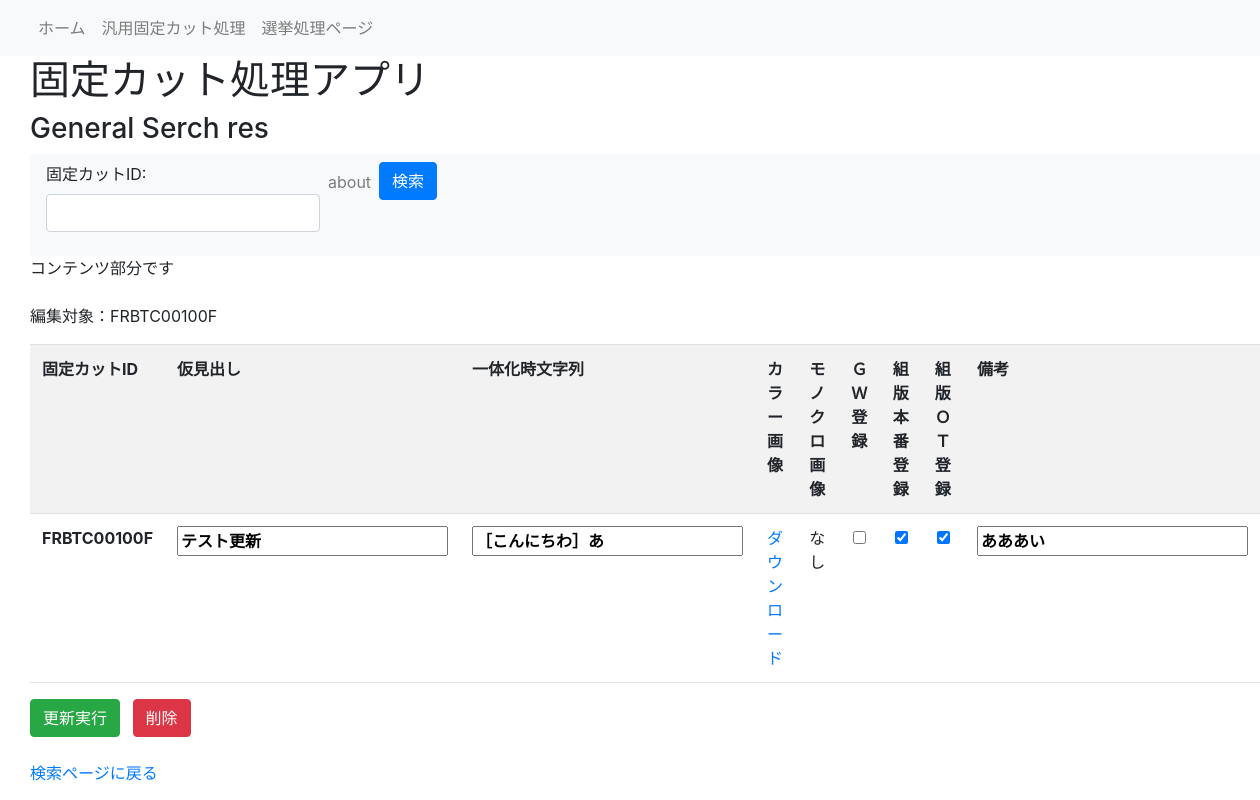
The page /general_detail/FRBTC00100F on the database its author committed.
### fixedcut_app/models/fixedcut.py (models this page shows)
class FixedCut(db.Model):
    ___tablename__ = "fixedcut"
    id = db.Column(db.String(20), primary_key=True) #固定カットID
    midashi = db.Column(db.String(30)) #仮見出し
    Str = db.Column(db.String(100)) #一体化時文字列
    colorUrl = db.Column(db.String(100)) #カラー画像のURL
    monoUrl = db.Column(db.String(100)) #モノクロ画像のURL
    GWFlg = db.Column(db.Boolean, default=False) #GW登録対象
    prodFlg = db.Column(db.Boolean, default=False) #組版本番登録済みか
    OTFlg = db.Column(db.Boolean, default=False) #組版OT系登録済みか
    comment = db.Column(db.String(255)) #コメント
    created_at = db.Column(db.DateTime, nullable=False, default=datetime.now)  # 作成日時
    updated_at = db.Column(db.DateTime, nullable=False, default=datetime.now, onupdate=datetime.now)  # 更新日時

### fixedcut_app/views.py (the view, shortened to what this page needs)
@app.route('/general_detail/<string:id>', methods=['GET', 'POST'])
def general_detail(id):
    if request.method == 'GET':
        results = db.session.query(FixedCut).filter(FixedCut.id == id).all()
        if not results:
            return render_template('error_404.html'), 404
        print(results[0].GWFlg)
        jyochu_result = db.session.query(MJyochuImageCnv).filter(MJyochuImageCnv.fixed_cut_id == id).first()
        return render_template('general_detail.html', results=results, jyochu_result=jyochu_result)

### fixedcut_app/views.py (called while the page is built)
@app.before_request
def log_request():
    app.logger.info("Request: %s %s from %s", request.method, request.path, request.remote_addr)

### fixedcut_app/templates/general_detail.html (shortened to what this page needs)
{% extends 'layout.html' %}
{% block header %}
<h3>General Serch res</h3>
{% endblock %}
{% block content %}
コンテンツ部分です
{% endblock %}
{% block serchbar %}
<nav class="navbar navbar-expand-lg navbar-light bg-light">
    <form class="form-group" onsubmit="searchById(event)">
        <ul class="navbar-nav">
            <li class="nav-item">
                <label for="ID">固定カットID:</label>
                <input name="ID" type="text" class="form-control" id="ID">
            </li>
            <li class="nav-item">
                <a class="nav-link" href="#">about</a>
            </li>
            <li class="nav-item">
                <button type="submit" class="btn btn-primary">検索</button>
            </li>
        </ul>
    </form>
</nav>
{% endblock %}
{% block serch_result %}
 <div class="pad">
    <p>編集対象：{{results[0].id}}</p>
    <form id="generalDetailForm" action="/general_detail/{{ results[0].id }}" method="POST" enctype="multipart/form-data" onsubmit="return confirmDetailUpdate(event)">
        <table class="table table-striped table-hover">
            <tr>
                <th>固定カットID</th>
                <th>仮見出し</th>
                <th>一体化時文字列</th>
                <th>カラー画像</th>
                <th>モノクロ画像</th>
                <th>ＧＷ登録</th>
                <th>組版本番登録</th>
                <th>組版ＯＴ登録</th>
                <th>備考</th>
            </tr>
        {% for res in results %}
        <tr>
            <td class="text-center fw-bold">{{ res.id }}</td>
            <td class="text-center"><input name="midashi" type="text" value="{{ res.midashi }}" class="fw-bold"></input></td>
            <td class="text-center"><input name="Str" type="text" value="{{ res.Str }}" class="fw-bold"></input></td>
            <td>
                {% if ".eps" in res.colorUrl %}
                <a href="/download/static/{{ res.colorUrl }}">ダウンロード</a></td>
                {% elif ".jpg" in res.colorUrl %}
                <img src="{{ url_for('static', filename=res.colorUrl) }}" height="50" alt="">
                {% elif ".jpeg" in res.colorUrl %}
                <img src="{{ url_for('static', filename=res.colorUrl) }}" height="50" alt="">
                {% elif ".svg" in res.colorUrl %}
                <img src="{{ url_for('static', filename=res.colorUrl) }}" height="50" alt="">
                {% else %}
                <p>なし</p>
                {% endif %}
            <td>
                {% if ".eps" in res.monoUrl %}
                <a href="{{ res.monoUrl }}" download="モノクロ画像.eps">ダウンロード</a>
                {% elif ".jpg" in res.monoUrl %}
                <img src="{{ url_for('static', filename=res.monoUrl) }}" height="50" alt="">
                {% elif ".jpeg" in res.monoUrl %}
                <img src="{{ url_for('static', filename=res.monoUrl) }}" height="50" alt="">
                {% elif ".svg" in res.monoUrl %}
                <img src="{{ url_for('static', filename=res.monoUrl) }}" height="50" alt="">
                {% else %}
                <p>なし</p>
                {% endif %}
            </td>
            <td class="text-center">
                {% if res.GWFlg==True %}
                <input name="GWFlg" type="checkbox" checked class="fw-bold">
                {% else %}
                <input name="GWFlg" type="checkbox" class="fw-bold">
                {% endif %}
            </td>
             <td class="text-center">
                {% if res.prodFlg==True %}
                <input name="prodFlg" type="checkbox" checked class="fw-bold">
                {% else %}
                <input name="prodFlg" type="checkbox" class="fw-bold">
                {% endif %}
            </td>
            <td class="text-center">
                {% if res.OTFlg==True %}
                <input name="OTFlg" type="checkbox" checked class="fw-bold">
                {% else %}
                <input name="OTFlg" type="checkbox" class="fw-bold">
                {% endif %}
            </td>
            <td class="text-center"><input name="comment" type="text" value="{{ res.comment }}" class="fw-bold"></input></td>
        </tr>
        {% endfor %}
    </table>
    <div class="mt-3">
        <button type="submit" class="btn btn-success me-2">更新実行</button>
        <button type="button" class="btn btn-danger" onclick="confirmDelete('{{ results[0].id }}')">削除</button>
    </div>
</form>
</div>
{% endblock %}
{% block footer %}
<div class="mt-4">
    <a href="/general">検索ページに戻る</a>
</div>
{% endblock %}

### fixedcut_app/templates/static/css/style.css (style rules this page uses)
.pad { padding-left: 30px; }

### rows shown on the page
FixedCut: id "FRBTC00100F", midashi "テスト更新", Str "［こんにちわ］あ", shows "なし", comment "あああい"
